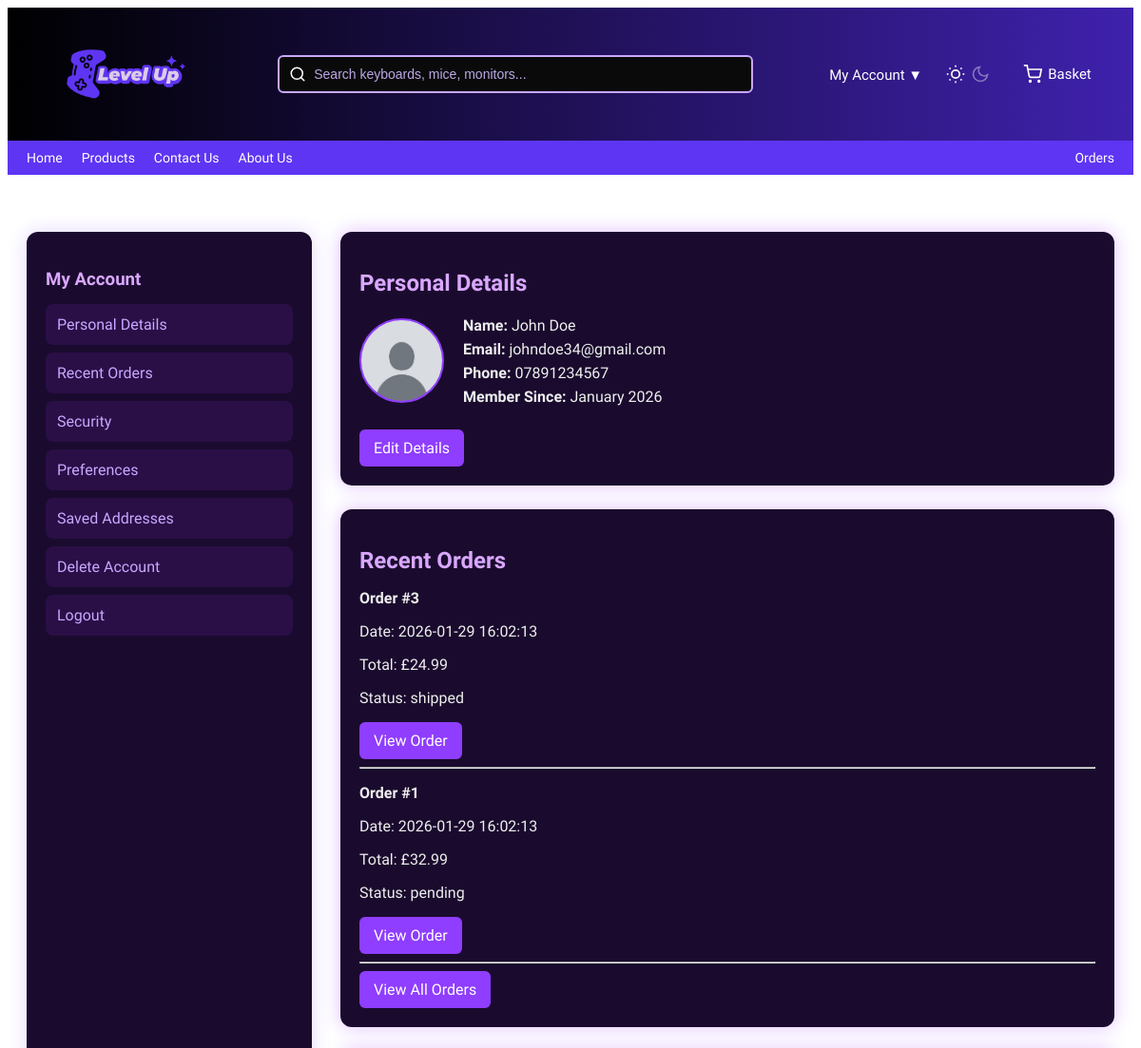
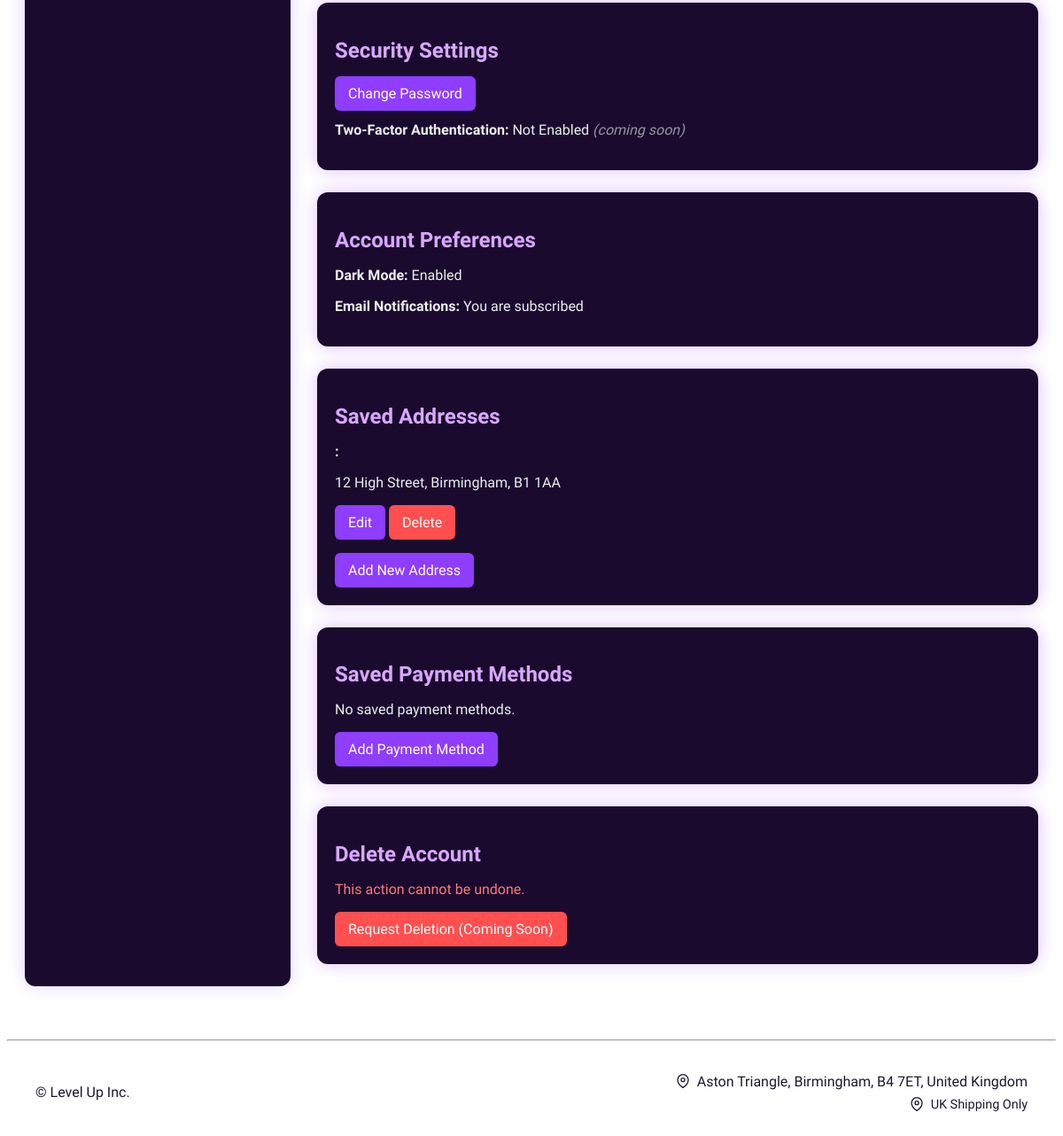
The app's page /public/index.php?page=account (signed in) with its own data (2 pictures, top to bottom).
### tables this page shows
CREATE TABLE users (
  user_id INT AUTO_INCREMENT PRIMARY KEY,
  name VARCHAR(100) NOT NULL,
  email VARCHAR(150) NOT NULL UNIQUE,
  password VARCHAR(255) NOT NULL,
  role ENUM('customer','admin') DEFAULT 'customer',
  phone VARCHAR(20),

  password_changed BOOLEAN DEFAULT 0,
  last_login TIMESTAMP NULL,

  created_at TIMESTAMP DEFAULT CURRENT_TIMESTAMP
);

CREATE TABLE orders (
  order_id INT AUTO_INCREMENT PRIMARY KEY,
  user_id INT NOT NULL,
  total_price DECIMAL(10,2) NOT NULL,

  status ENUM(
    'pending',
    'processing',
    'shipped',
    'delivered',
    'returned'
  ) DEFAULT 'pending',

  address_id INT NULL,
  payment_id INT NULL,

  processed_at TIMESTAMP NULL,
  shipped_at TIMESTAMP NULL,
  delivered_at TIMESTAMP NULL,

  created_at TIMESTAMP DEFAULT CURRENT_TIMESTAMP,

  FOREIGN KEY (user_id) REFERENCES users(user_id),
  FOREIGN KEY (address_id) REFERENCES addresses(address_id),
  FOREIGN KEY (payment_id) REFERENCES payment_methods(payment_id)
);

CREATE TABLE addresses (
    address_id INT AUTO_INCREMENT PRIMARY KEY,
    user_id INT NOT NULL,
    label VARCHAR(50),    
    full_address TEXT NOT NULL,
    created_at TIMESTAMP DEFAULT CURRENT_TIMESTAMP,
    is_default BOOLEAN DEFAULT 0,

    FOREIGN KEY (user_id) REFERENCES users(user_id) 
    ON DELETE CASCADE
);

### src/Controllers/AccountController.php (called while the page is built, shortened)
<?php
require_once __DIR__ . '/../Database.php';
require_once __DIR__ . '/../Helpers/session.php';
class AccountController {
    private $db;
    public function __construct() {
        $this->db = Database::getInstance()->getConnection();
    }
    public function showAccount() {
    $db = Database::getInstance()->getConnection();
    $stmt = $db->prepare("SELECT * FROM users WHERE user_id = ?");
    $stmt->execute([$_SESSION['user_id']]);
    $user = $stmt->fetch();
    $addrStmt = $this->db->prepare("SELECT * FROM addresses WHERE user_id = ?");
    $addrStmt->execute([$_SESSION['user_id']]);
    $addresses = $addrStmt->fetchAll();
    $payStmt = $this->db->prepare("SELECT * FROM payment_methods WHERE user_id = ?");
    $payStmt->execute([$_SESSION['user_id']]);
    $payments = $payStmt->fetchAll();
    $orders = $db->prepare("
        SELECT order_id, total_price, status, created_at AS order_date
        FROM orders
        WHERE user_id = ?
        ORDER BY order_id DESC
        LIMIT 3
    ");
    $orders->execute([$_SESSION['user_id']]);
    $recentOrders = $orders->fetchAll();
    include __DIR__ . '/../../templates/customer/account.php';
}
    }

### src/Helpers/session.php (called while the page is built, shortened)
<?php
function isLoggedIn() {
    return isset($_SESSION['user_id']);
}

### src/Database.php (called while the page is built, shortened)
<?php
class Database {
    private static $instance = null;
    private $connection;
    private $host = 'localhost';
    private $dbname = 'ecommerce_db';
    private $username = 'root';
    private $password = '';
    private function __construct() {
        try {
            $this->connection = new PDO(
                "mysql:host={$this->host};dbname={$this->dbname};charset=utf8mb4",
                $this->username,
                $this->password,
                [
                    PDO::ATTR_ERRMODE => PDO::ERRMODE_EXCEPTION,
                    PDO::ATTR_DEFAULT_FETCH_MODE => PDO::FETCH_ASSOC,
                    PDO::ATTR_EMULATE_PREPARES => false
                ]
            );
        } catch (PDOException $e) {
            die("Database connection failed: " . $e->getMessage());
        }
    }
    public static function getInstance() {
        if (self::$instance === null) {
            self::$instance = new self();
        }
        return self::$instance;
    }
    public function getConnection() {
        return $this->connection;
    }
}
?>

### templates/customer/account.php (the view, shortened to what this page needs)
<?php include __DIR__ . '/../header.php'; ?>
<div class="account-container">
    <div class="account-sidebar">
        <h3>My Account</h3>
        <a href="/Team-Project-Group-4/public/index.php?page=account#personal">Personal Details</a>
        <a href="/Team-Project-Group-4/public/index.php?page=account#orders">Recent Orders</a>
        <a href="/Team-Project-Group-4/public/index.php?page=account#security">Security</a>
        <a href="/Team-Project-Group-4/public/index.php?page=account#preferences">Preferences</a>
        <a href="/Team-Project-Group-4/public/index.php?page=account#addresses">Saved Addresses</a>
        <a href="/Team-Project-Group-4/public/index.php?page=account#delete">Delete Account</a>
        <a href="/Team-Project-Group-4/public/index.php?page=logout">Logout</a>
    </div>
    <div class="account-main">
        <div id="personal" class="section-card">
            <h2>Personal Details</h2>
            <div class="profile-header">
                <div class="profile-pic" style="background-image: url('/Team-Project-Group-4/public/assets/images/avatar.png');"></div>
                <div class="profile-details">
                    <p><strong>Name:</strong> <?= htmlspecialchars($user['name']) ?></p>
                    <p><strong>Email:</strong> <?= htmlspecialchars($user['email']) ?></p>
                    <p><strong>Phone:</strong> <?= htmlspecialchars($user['phone']) ?></p>
                    <p><strong>Member Since:</strong> <?= htmlspecialchars(date("F Y", strtotime($user['created_at']))) ?></p>
                </div>
            </div>
            <br>
            <a class="btn-purple" href="/Team-Project-Group-4/public/index.php?page=account-edit">Edit Details</a>
        </div>
        <div id="orders" class="section-card">
            <h2>Recent Orders</h2>
            <?php if (empty($recentOrders)): ?>
                <p>You haven't placed any orders yet.</p>
            <?php else: ?>
                <?php foreach ($recentOrders as $o): ?>
                    <div class="order-item">
                        <p><strong>Order #<?= $o['order_id'] ?></strong></p>
                        <p>Date: <?= $o['order_date'] ?></p>
                        <p>Total: £<?= number_format($o['total_price'], 2) ?></p>
                        <p>Status: <?= $o['status'] ?></p>
                        <a class="btn-purple" href="/Team-Project-Group-4/public/index.php?page=order&id=<?= $o['order_id'] ?>">View Order</a>
                        <hr>
                    </div>
                <?php endforeach; ?>
            <?php endif; ?>
            <a class="btn-purple" href="/Team-Project-Group-4/public/index.php?page=orders">View All Orders</a>
        </div>
        <div id="security" class="section-card">
            <h2>Security Settings</h2>
            <a class="btn-purple" href="/Team-Project-Group-4/public/index.php?page=change-password">Change Password</a>
            <p style="margin-top:12px;">
                <strong>Two-Factor Authentication:</strong> Not Enabled
                <em style="opacity:0.6">(coming soon)</em>
            </p>
        </div>
        <div id="preferences" class="section-card">
            <h2>Account Preferences</h2>
            <p><strong>Dark Mode:</strong> Enabled</p>
            <p><strong>Email Notifications:</strong> You are subscribed</p>
        </div>
        <div id="addresses" class="section-card">
        <h2>Saved Addresses</h2>
    <?php if (empty($addresses)): ?>
        <p>No saved addresses yet.</p>
    <?php else: ?>
        <?php foreach ($addresses as $addr): ?>
            <div class="address-box" style="margin-bottom:15px;">
                <p><strong><?= htmlspecialchars($addr['label']) ?>:</strong></p>
                <p><?= nl2br(htmlspecialchars($addr['full_address'])) ?></p>
                <a class="btn-purple" href="/Team-Project-Group-4/public/index.php?page=edit-address&id=<?= $addr['address_id'] ?>">
                    Edit
                </a>
                <a class="btn-purple" style="background:#ff4f4f;"
                    href="/Team-Project-Group-4/public/index.php?page=delete-address&id=<?= $addr['address_id'] ?>">
                    Delete
                </a>
            </div>
        <?php endforeach; ?>
    <?php endif; ?>
    <a class="btn-purple" href="/Team-Project-Group-4/public/index.php?page=add-address">
        Add New Address
    </a>
</div>
<div id="payment-methods" class="section-card">
    <h2>Saved Payment Methods</h2>
    <?php if (empty($payments)): ?>
        <p>No saved payment methods.</p>
    <?php endif; ?>
    <a class="btn-purple" href="/Team-Project-Group-4/public/index.php?page=add-payment">
        Add Payment Method
    </a>
</div>
        <div id="delete" class="section-card">
            <h2>Delete Account</h2>
            <p style="color:#ff7777;">This action cannot be undone.</p>
            <a class="btn-purple" style="background:#ff4f4f;" href="#">
                Request Deletion (Coming Soon)
            </a>
        </div>
    </div>
</div>
<?php include __DIR__ . '/../footer.php'; ?>

### public/index.php (shortened to what this page needs)
<?php
require_once __DIR__ . '/../src/Database.php';
require_once __DIR__ . '/../src/Controllers/AccountController.php';
require_once __DIR__ . '/../src/Helpers/session.php';
$page = $_GET['page'] ?? 'home';
switch ($page) {
    case 'account':
        $controller = new AccountController();
        $controller->showAccount();
        break;
}
?>

### templates/header.php (shortened to what this page needs)
<?php
require_once __DIR__ . '/../src/Helpers/session.php';
?>
<!DOCTYPE html>
<html lang="en">
<head>
    <link rel="stylesheet" href="<?= BASE_URL ?>assets/css/style.css">
</head>
<body>
<div class="top-header">
    <div class="logo-container" style="flex: 0 0 auto;">
        <a href="index.php?page=home">
            <img src="<?= BASE_URL ?>assets/images/logo text.png" alt="Level Up Logo">
        </a>
    </div>
    <form class="search-bar" action="index.php" method="GET" style="flex: 1 1 500px; align-items: center; position: relative;">
        <input type="text" name="search" placeholder="Search keyboards, mice, monitors..." required style="padding-left: 36px;">
    </form>
    <div class="nav-links">
        <?php if (isLoggedIn()): ?>
            <div class="dropdown">
                <a href="#">My Account ▼</a>
            </div>
        <?php endif; ?>
        <a id="theme-toggle" class="theme-toggle" href="#" title="Toggle theme" style="display:flex;align-items:center;margin-right:10px;text-decoration:none;">
            <svg class="theme-toggle-icon moon" width="20" height="20" viewBox="0 0 24 24" fill="none" stroke="currentColor" stroke-width="2" style="display:inline-block;opacity:0.4;transition:opacity 0.2s;">
                <path d="M21 12.79A9 9 0 1 1 11.21 3 7 7 0 0 0 21 12.79z"></path>
            </svg>
        </a>
        <a href="index.php?page=basket" class="basket-icon">
            <svg width="20" height="20" viewBox="0 0 24 24" fill="none" stroke="currentColor" stroke-width="2">
                <circle cx="9" cy="21" r="1"></circle>
                <circle cx="20" cy="21" r="1"></circle>
                <path d="M1 1h4l2.68 13.39a2 2 0 0 0 2 1.61h9.72a2 2 0 0 0 2-1.61L23 6H6"></path>
            </svg>
            <span>Basket</span>
        </a>
    </div>
</div>
<div class="sub-nav">
    <div>
        <a href="index.php?page=home">Home</a>
        <a href="index.php?page=products">Products</a>
        <a href="index.php?page=contact">Contact Us</a>
        <a href="index.php?page=about">About Us</a>
    </div>
    <div>
        <?php if (isLoggedIn()): ?>
            <a href="index.php?page=orders">Orders</a>
        <?php else: ?>
            <a href="index.php?page=account">Account</a>
            <a href="index.php?page=orders">Orders</a>
        <?php endif; ?>
    </div>
</div>

### templates/footer.php (shortened to what this page needs)
<hr>
<footer style="display: flex; justify-content: space-between; align-items: center; padding: 1.5rem 2rem;">
    <p>© Level Up Inc.</p>
    <div style="text-align: right;">
        <p class="footer-info" style="margin: 0;">
            <svg width="16" height="16" viewBox="0 0 24 24" fill="none" stroke="currentColor" stroke-width="2">
                <path d="M21 10c0 7-9 13-9 13s-9-6-9-13a9 9 0 0 1 18 0z"></path>
                <circle cx="12" cy="10" r="3"></circle>
            </svg>
            <span>Aston Triangle, Birmingham, B4 7ET, United Kingdom</span>
        </p>
        <p class="footer-info" style="margin: 0.5rem 0 0 0; font-size: 0.9rem;">
            <svg width="16" height="16" viewBox="0 0 24 24" fill="none" stroke="currentColor" stroke-width="2">
                <path d="M21 10c0 7-9 13-9 13s-9-6-9-13a9 9 0 0 1 18 0z"></path>
                <circle cx="12" cy="10" r="3"></circle>
            </svg>
            <span>UK Shipping Only</span>
        </p>
    </div>
</footer>
</body>
</html>

### public/assets/css/style.css (style rules this page uses)
:root { --bg-primary: #ffffff; --bg-secondary: #f5f5f5; --text-primary: #1a1a2e; --text-secondary: #6b6b80; --highlight-color: #5e35f2; --highlight-dark: #3f21ad; --danger: #ff4f4f; --lavender: #C9A7FF; --border-color: #e6e6ee; --shadow: 0 4px 16px rgba(0,0,0,0.06); --shadow-lg: 0 12px 40px rgba(0,0,0,0.12); }
body { background-color: var(--bg-primary); color: var(--text-primary); font-family: "Science Gothic", sans-serif; font-optical-sizing: auto; font-weight: 300; font-variation-settings: "slnt" 0, "wdth" 100, "CTRS" 0; transition: background-color 0.3s, color 0.3s; }
.theme-toggle-icon { opacity: 0.6; transition: opacity 0.2s, transform 0.2s; display:inline-block; }
.theme-toggle { color: inherit; }

### templates/header.php (style rules this page uses)
.top-header { background: linear-gradient(90deg, #000000 0%, var(--highlight-dark) 100%); padding: 15px 20px; display: flex; align-items: center; justify-content: center; gap: 40px; height: 110px; overflow: visible; }
.logo-container { display: flex; align-items: center; height: 100%; }
.logo-container img { height: 160px; width: auto; object-fit: contain; position: relative; z-index: 10; }
.search-bar { flex: 1 1 500px; max-width: 500px; margin: 0 40px; display: flex; justify-content: center; }
.search-bar input { flex-grow: 1; padding: 10px 14px; border: 2px solid var(--lavender); border-radius: 6px; background-color: #0a0a0a; color: #FFFFFF; outline: none; font-size: 14px; }
.search-bar input::placeholder { color: #bca8e6; }
.nav-links { display: flex; align-items: center; gap: 25px; }
.nav-links a { color: #FFFFFF; text-decoration: none; font-size: 15px; font-weight: 500; transition: 0.2s ease-in-out; }
.dropdown { position: relative; z-index: 9999; }
.basket-icon { color: #FFFFFF; font-size: 17px; font-weight: bold; display: flex; align-items: center; gap: 6px; transition: 0.2s; }
.sub-nav { background-color: var(--highlight-color); padding: 10px 20px; display: flex; justify-content: space-between; align-items: center; }
.sub-nav a { color: #FFFFFF; font-size: 14px; text-decoration: none; transition: color 0.2s; }
.sub-nav > div { display: flex; gap: 20px; }

### templates/customer/account.php (style rules this page uses)
.account-container { display: flex; gap: 30px; margin: 40px auto; max-width: 1150px; padding: 20px; }
.account-sidebar { width: 260px; background: #1a0b2e; padding: 20px; border-radius: 12px; box-shadow: 0 0 20px rgba(120, 50, 255, 0.2); }
.account-sidebar h3 { color: #d9a7ff; margin-bottom: 15px; }
.account-sidebar a { display: block; padding: 12px; margin-bottom: 8px; border-radius: 8px; text-decoration: none; background: #2a0f47; color: #c9a7ff; transition: 0.3s; }
.account-main { flex-grow: 1; }
.section-card { background: #1a0b2e; padding: 20px; margin-bottom: 25px; border-radius: 12px; box-shadow: 0 0 20px rgba(132, 0, 255, 0.25); color: #eee; }
.section-card h2 { color: #d9a7ff; margin-bottom: 15px; }
.profile-header { display: flex; align-items: center; gap: 20px; }
.profile-pic { width: 85px; height: 85px; border-radius: 50%; background: #3a165d; background-size: cover; background-position: center; border: 2px solid #8f3dff; }
.profile-details p { margin: 6px 0; }
.btn-purple { display: inline-block; padding: 10px 15px; background: #8f3dff; border-radius: 6px; color: white; text-decoration: none; transition: 0.2s; }

### templates/footer.php (style rules this page uses)
.footer-info { display: flex; align-items: center; gap: 0.5rem; justify-content: flex-end; }
.footer-info svg { flex-shrink: 0; }

### records on screen
users: name "John Doe", email "johndoe34@gmail.com", phone "07891234567", created_at "January 2026"
orders: order_id "3", created_at "2026-01-29 16:02:13", total_price "24.99", status "shipped"
orders: order_id "1", created_at "2026-01-29 16:02:13", total_price "32.99", status "pending"
addresses: full_address "12 High Street, Birmingham, B1 1AA"
